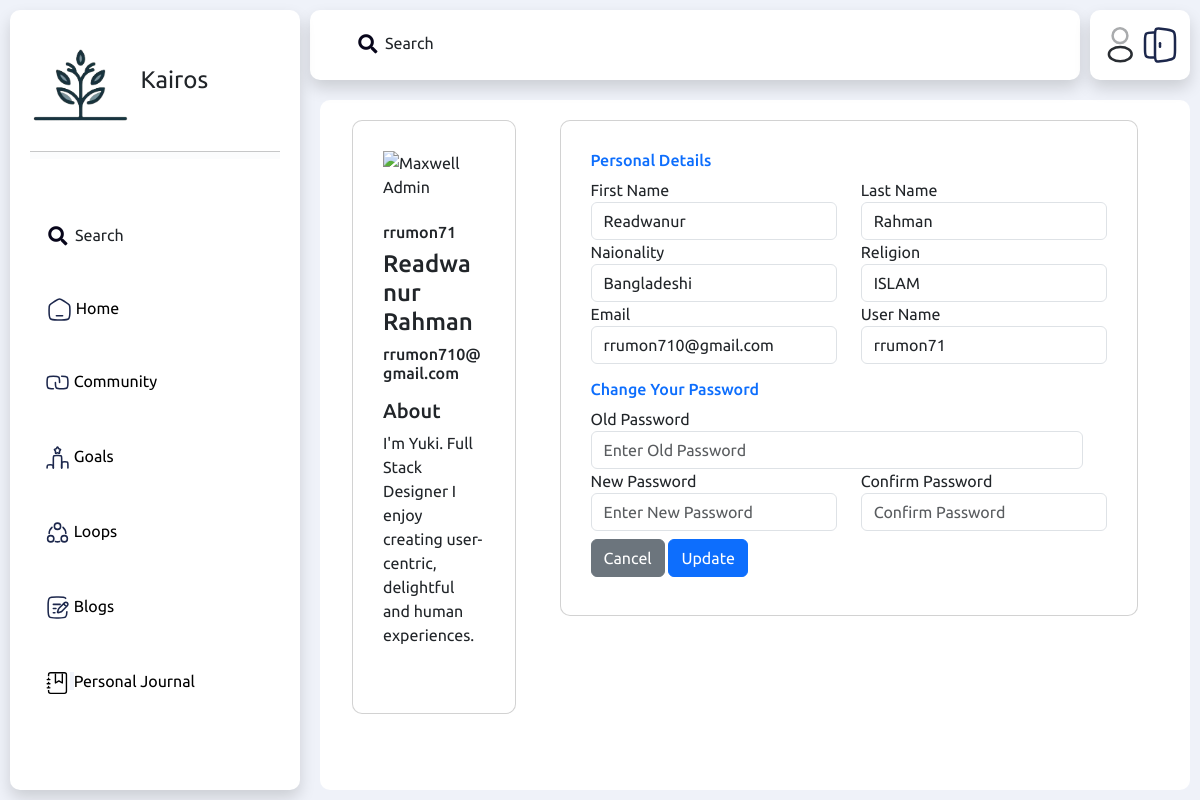
/Profile/editProfile.php, run on the app's committed database.
### tables this page shows
CREATE TABLE `user_info` (
  `firstName` varchar(20) DEFAULT NULL,
  `lastName` varchar(20) DEFAULT NULL,
  `nationality` varchar(20) DEFAULT NULL,
  `userHandle` varchar(20) NOT NULL,
  `password` varchar(50) DEFAULT NULL,
  `mail` varchar(50) DEFAULT NULL,
  `religion` varchar(20) DEFAULT NULL,
  `joinDate` timestamp NOT NULL DEFAULT current_timestamp(),
  `about` varchar(500) NOT NULL,
  `interestSet` int(1) NOT NULL
);

### Profile/editProfile.php (the view, shortened to what this page needs)
<?php
include '../Dashboard/connect_db.php';
$firstName = $lastName = $nationality = $religion = $mail = $userHandle = $password = $confirmPassword = $oldPassword = '';
$errors = ['firstName' => '', 'lastName' => '', 'nationality' => '', 'religion' => '', 'mail' => '', 'userHandle' => '', 'password' => '', 'confirmPassword' => '', 'oldPassword' => ''];
if (isset($_GET['userHandle'])) {
    $userHandle = mysqli_real_escape_string($conn, $_GET['userHandle']);
    $sql = "SELECT firstName, lastName, nationality,religion, mail, userHandle
            FROM user_info
            WHERE userHandle = '$userHandle' ";
    $result = mysqli_query($conn, $sql);
    $userInfo = mysqli_fetch_all($result);
    $firstName = $userInfo[0][0];
    $lastName = $userInfo[0][1];
    $nationality = $userInfo[0][2];
    $religion = $userInfo[0][3];
    $mail = $userInfo[0][4];
    $userHandle = $userInfo[0][5];
    mysqli_free_result($result);
    if (isset($_POST['cancel'])) {
        header('Location: editProfile.php');
    }
    if (isset($_POST['update'])) {
        $previousUserHandle = $_GET['userHandle'];
        $firstName = $_POST['firstName'];
        $lastName = $_POST['lastName'];
        $nationality = $_POST['nationality'];
        $religion = $_POST['religion'];
        $userHandle = $_POST['userHandle'];
        $password = $_POST['password'];
        $confirmPassword = $_POST['confirmPassword'];
        $oldPassword = $_POST['oldPassword'];
        $firstName = mysqli_real_escape_string($conn, $_POST['firstName']);
        $lastName = mysqli_real_escape_string($conn, $_POST['lastName']);
        $nationality = mysqli_real_escape_string($conn, $_POST['nationality']);
        $religion = mysqli_real_escape_string($conn, $_POST['religion']);
        $userHandle = mysqli_real_escape_string($conn, $_POST['userHandle']);
        $password = mysqli_real_escape_string($conn, $_POST['password']);
        if (empty($firstName)) {
            $errors['firstName'] = 'This field cannot be empty!';
        } else {
            if (!preg_match('/^[a-zA-Z\s\.]+$/', $firstName)) {
                $errors['firstName'] = 'This field contains letters and space only!';
            }
        }
        if (empty($lastName)) {
            $errors['lastName'] = 'This field cannot be empty!';
        } else {
            if (!preg_match('/^[a-zA-Z0-9\s\.]+$/', $lastName)) {
                $errors['lastName'] = 'This field contains letters and spaces only!';
            }
        }
        if (empty($nationality)) {
            $errors['nationality'] = 'This field cannot be empty!';
        } else {
            if (!preg_match('/^[a-zA-Z0-9\s\.]+$/', $nationality)) {
                $errors['nationality'] = 'This field contains letters and spaces only!';
            }
        }
        if (empty($religion)) {
            $errors['religion'] = 'This field cannot be empty!';
        } else {
            if (!preg_match('/^[a-zA-Z\s]+$/', $religion)) {
                $errors['religion'] = 'This field contains letters and spaces only!';
            }
        }
        if (empty($userHandle)) {
            $errors['userHandle'] = 'This field cannot be empty!';
        } else {
            if (strlen($userHandle) < 8) {
                $errors['userHandle'] = 'User handle length(8-20)!';
            } elseif ((!preg_match('/^[a-zA-Z0-9\-\@\_\.]+$/', $userHandle))
                || (!(strtoupper($userHandle[0]) >= 'A' || strtoupper($userHandle[0]) <= 'Z'))
            ) {
                $errors['userHandle'] = 'Invalid user handle!';
            } else {
                $sql = "SELECT userHandle FROM user_info WHERE userHandle = '$userHandle'";
                $result = mysqli_query($conn, $sql);
                $userHandleValue = mysqli_fetch_assoc($result);
                if (($result && mysqli_num_rows($result) > 0) && ($previousUserHandle !== $userHandleValue['userHandle'])) {
                    $errors['userHandle'] = 'The username you entered is not available!
                                                Please try another one';
                }
                mysqli_free_result($result);
            }
        }
        $sql = "SELECT password
        FROM user_info
        WHERE userHandle = '$previousUserHandle'";
        $result = mysqli_query($conn, $sql);
        $passwordValue = mysqli_fetch_assoc($result);
        mysqli_free_result($result);
        if (!empty($password)) {
            if (strlen($password) < 8) {
                $errors['password'] = 'Password length(8-20)';
            } else {
                if (!empty($password) && $confirmPassword !== $password) {
                    $errors['confirmPassword'] = "Password doesn't match!";
                } else {
                    if (!empty($password) && !empty($confirmPassword)) {
                        if (empty($oldPassword)) {
                            $errors['oldPassword'] = 'Must enter the old password!';
                        } elseif ($passwordValue) {
                            if ($oldPassword !== $passwordValue['password']) {
                                $errors['oldPassword'] = 'Incorrect password!';
                            }
                        }
                    }
                }
            }
        } else {
            $password = $passwordValue['password'];
        }
        if (!array_filter($errors)) {
            $sql = "UPDATE user_info SET firstName = '$firstName', lastName ='$lastName', nationality = '$nationality',
            userHandle ='$userHandle', password = '$password', religion = '$religion'
            WHERE userHandle = '$previousUserHandle'";
            if (mysqli_query($conn, $sql)) {
                header('Location: editProfile.php');
            } else {
                echo 'query error: ' . mysqli_error($conn);
            }
        }
    }
    mysqli_close($conn);
} else {
    $userHandle = mysqli_real_escape_string($conn, 'rrumon71');
    $sql = "SELECT firstName, lastName, nationality,religion, mail, userHandle
            FROM user_info
            WHERE userHandle = '$userHandle' ";
    $result = mysqli_query($conn, $sql);
    $userInfo = mysqli_fetch_all($result);
    $firstName = $userInfo[0][0];
    $lastName = $userInfo[0][1];
    $nationality = $userInfo[0][2];
    $religion = $userInfo[0][3];
    $mail = $userInfo[0][4];
    $userHandle = $userInfo[0][5];
}
?>
<!DOCTYPE html>
<html lang="en">
<head>
    <link rel="stylesheet" href="editProfile.php">
    <link rel="stylesheet" href="../Dashboard/style.css">
    <link href="https://cdn.jsdelivr.net/npm/bootstrap@5.2.3/dist/css/bootstrap.min.css" rel="stylesheet">
</head>
<body>
    <?php
    include '../Includes/NavBarSecond.php';
    include '../Includes/Sidebar.php';
    ?>
    <main class="main bg-white">
        <div class="container bg-white">
            <div class="row gutters bg-white">
                <div class="col-xl-3 col-lg-3 col-md-12 col-sm-12 col-12 bg-white">
                    <div class="card h-100 bg-white">
                        <div class="card-body bg-white">
                            <div class="account-settings bg-white">
                                <div class="user-profile bg-white">
                                    <div class="user-avatar d-flex justify-content-center mb-4 bg-white">
                                        <img class="bg-white" src="https://bootdey.com/img/Content/avatar/avatar7.png" alt="Maxwell Admin">
                                    </div>
                                    <h6 class="user-name bg-white">
                                        <?php echo htmlspecialchars($userHandle); ?>
                                    </h6>
                                    <h4 class="user-name bg-white">
                                        <?php echo htmlspecialchars($firstName . ' ' . $lastName); ?>
                                    </h4>
                                    <h6 class="user-email bg-white">
                                        <?php echo htmlspecialchars($mail); ?>
                                    </h6>
                                </div>
                                <div class="about mt-3 bg-white">
                                    <h5 class="bg-white">About</h5>
                                    <p>I'm Yuki. Full Stack Designer I enjoy creating user-centric, delightful and human experiences.</p>
                                </div>
                            </div>
                        </div>
                    </div>
                </div>
                <div class="col-xl-9 col-lg-9 col-md-12 col-sm-12 col-12 bg-white">
                    <form action="editProfile.php" method="POST" class="bg-white">
                        <div class="card h-100 bg-white">
                            <div class="card-body bg-white">
                                <div class="row gutters bg-white">
                                    <div class="col-xl-12 col-lg-12 col-md-12 col-sm-12 col-12 bg-white">
                                        <h6 class="mb-2 text-primary bg-white">Personal Details</h6>
                                    </div>
                                    <div class="col-xl-6 col-lg-6 col-md-6 col-sm-6 col-12 bg-white">
                                        <div class="form-group bg-white">
                                            <label class="bg-white" for="fullName">First Name</label>
                                            <input type="text" name="firstName" class="form-control bg-white" id="fullName" placeholder="First name" value="<?php echo htmlspecialchars($firstName); ?>">
                                        </div>
                                    </div>
                                    <div class="col-xl-6 col-lg-6 col-md-6 col-sm-6 col-12 bg-white">
                                        <div class="form-group bg-white">
                                            <label for="fullName" class="bg-white">Last Name</label>
                                            <input type="text" name="lastName" class="form-control bg-white" id="fullName" placeholder="Last name" value="<?php echo htmlspecialchars($lastName); ?>">
                                        </div>
                                    </div>
                                    <div class="col-xl-6 col-lg-6 col-md-6 col-sm-6 col-12 bg-white">
                                        <div class="form-group bg-white">
                                            <label for="fullName" class="bg-white">Naionality</label>
                                            <input type="text" name="nationality" class="form-control bg-white" id="nationality" placeholder="Naionality" value="<?php echo htmlspecialchars($nationality); ?>">
                                        </div>
                                    </div>
                                    <div class="col-xl-6 col-lg-6 col-md-6 col-sm-6 col-12 bg-white">
                                        <div class="form-group bg-white">
                                            <label for="fullName" class="bg-white">Religion</label>
                                            <input type="text" name="religion" class="form-control" id="religion" placeholder="Religion" value="<?php echo htmlspecialchars($religion); ?>">
                                        </div>
                                    </div>
                                    <div class="col-xl-6 col-lg-6 col-md-6 col-sm-6 col-12 bg-white">
                                        <div class="form-group bg-white">
                                            <label for="eMail" class="bg-white">Email</label>
                                            <input type="email" name="mail" class="form-control" id="eMail" placeholder="Email" value="<?php echo htmlspecialchars($mail); ?>" readonly>
                                        </div>
                                    </div>
                                    <div class="col-xl-6 col-lg-6 col-md-6 col-sm-6 col-12 bg-white">
                                        <div class="form-group bg-white">
                                            <label for="fullName" class="bg-white">User Name</label>
                                            <input type="text" name="userHandle" class="form-control" id="userHandle" placeholder="User Name" value="<?php echo htmlspecialchars($userHandle); ?>">
                                        </div>
                                    </div>
                                </div>
                                <div class="row gutters bg-white">
                                    <div class="col-xl-12 col-lg-12 col-md-12 col-sm-12 col-12 bg-white">
                                        <h6 class="mt-3 mb-2 text-primary bg-white">Change Your Password</h6>
                                    </div>
                                    <div class="row gutters bg-white">
                                        <div class="col-12 bg-white">
                                            <div class="form-group bg-white">
                                                <label for="oldPassword" class="bg-white">Old Password</label>
                                                <input type="password" class="form-control bg-white" id="oldPassword" name="oldPassword" placeholder="Enter Old Password">
                                            </div>
                                        </div>
                                    </div>
                                    <div class="col-xl-6 col-lg-6 col-md-6 col-sm-6 col-12 bg-white">
                                        <div class="form-group bg-white">
                                            <label for="password" class="bg-white">New Password</label>
                                            <input type="password" class="form-control" id="password" name="password" placeholder="Enter New Password">
                                        </div>
                                    </div>
                                    <div class="col-xl-6 col-lg-6 col-md-6 col-sm-6 col-12 bg-white">
                                        <div class="form-group bg-white">
                                            <label for="confirmPassword" class="bg-white">Confirm Password</label>
                                            <input type="password" class="form-control" id="confirmPassword" name="confirmPassword" placeholder="Confirm Password">
                                        </div>
                                    </div>
                                </div>
                                <div class="row gutters mt-2">
                                    <div class="col-xl-12 col-lg-12 col-md-12 col-sm-12 col-12 bg-white">
                                        <div class="d-flex justify-content-start align-items-center mb-2 bg-white">
                                            <div class="text-right me-3 bg-white">
                                                <button type="submit" id="cancel" name="cancel" class="btn btn-secondary">Cancel</button>
                                                <button type="submit" id="update" name="update" class="btn btn-primary">Update</button>
                                            </div>
                                        </div>
                                    </div>
                                </div>
                            </div>
                        </div>
                    </form>
                </div>
            </div>
        </div>
    </main>
</body>
</html>

### data on the page
user_info: userHandle "rrumon71", firstName+lastName "Readwanur Rahman", mail "rrumon710@gmail.com", firstName "Readwanur", lastName "Rahman", nationality "Bangladeshi", religion "ISLAM"
